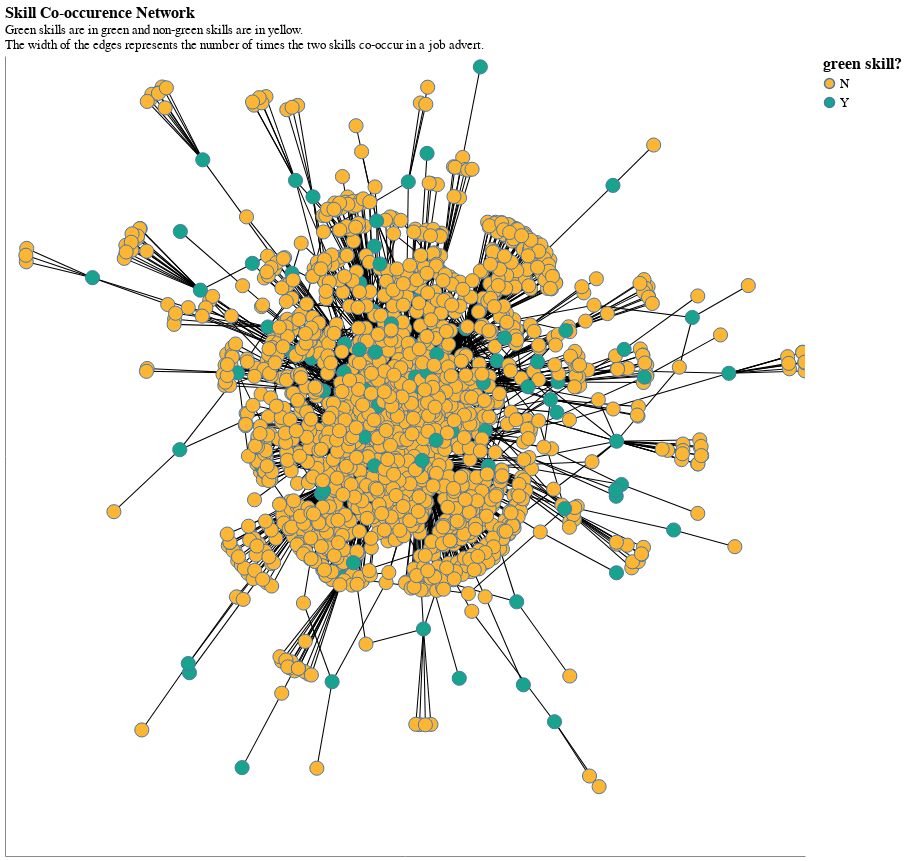

Write notebook code for a chart like this one.
### Code cell
chart_clean

### Figure 1 — Vega-Lite specification as saved in the notebook (floating-point values rounded to 4 significant figures; data arrays with more than 128 entries replaced by an {"elided": "..."} marker saying what was removed)
{"config": {"title": {"font": "Century Gothic", "anchor": "start"}, "axis": {"labelFont": "Century Gothic", "titleFont": "Century Gothic", "gridColor": "grey", "gridDash": [1, 7], "labelFontSize": 13, "titleFontSize": 13}, "header": {"labelFont": "Century Gothic", "titleFont": "Century Gothic"}, "legend": {"labelFont": "Century Gothic", "titleFont": "Century Gothic", "labelFontSize": 13, "titleFontSize": 16}, "range": {"category": ["#FDB633", "#18A48C", "#9A1BBE", "#EB003B", "#FF6E47", "#646363", "#0F294A", "#97D9E3", "#A59BEE", "#F6A4B7", "#D2C9C0", "#000000"], "ordinal": {"scheme": ["#FDB633", "#18A48C", "#9A1BBE", "#EB003B", "#FF6E47", "#646363", "#0F294A", "#97D9E3", "#A59BEE", "#F6A4B7", "#D2C9C0", "#000000"]}}, "view": {"strokeWidth": 0}}, "layer": [{"data": {"name": "data-f036e6efd40fd0a0272924998b843ab5"}, "mark": {"type": "line", "color": "black", "opacity": 1}, "encoding": {"detail": {"field": "edge", "type": "quantitative"}, "size": {"field": "weight", "legend": null, "type": "quantitative"}, "x": {"axis": {"grid": false, "labels": false, "ticks": false, "title": ""}, "field": "x", "type": "quantitative"}, "y": {"axis": {"grid": false, "labels": false, "ticks": false, "title": ""}, "field": "y", "type": "quantitative"}}, "name": "view_6"}, {"data": {"name": "data-669780638ae1e10358b1b78dfdf80c83"}, "mark": {"type": "point", "opacity": 1, "size": 200, "strokeWidth": 1.0}, "encoding": {"fill": {"field": "green skill?", "type": "nominal"}, "tooltip": [{"field": "skill_name", "type": "nominal"}, {"field": "green skill?", "type": "nominal"}], "x": {"axis": {"grid": false, "labels": false, "ticks": false}, "field": "x", "type": "quantitative"}, "y": {"axis": {"grid": false, "labels": false, "ticks": false}, "field": "y", "type": "quantitative"}}}], "height": 800, "params": [{"name": "param_6", "select": {"type": "interval", "encodings": ["x", "y"]}, "bind": "scales", "views": ["view_6"]}], "title": {"anchor": "start", "text": "Skill Co-occurence Network", "fontSize": 16, "subtitle": ["Green skills are in green and non-green skills are in yellow.", "The width of the edges represents the number of times the two skills co-occur in a job advert."], "subtitleFont": "Century Gothic", "subtitleFontSize": 13}, "width": 800, "$schema": "https://vega.github.io/schema/vega-lite/v5.16.3.json", "datasets": {"data-f036e6efd40fd0a0272924998b843ab5": {"elided": "7056 records"}, "data-669780638ae1e10358b1b78dfdf80c83": {"elided": "1774 records"}}}
